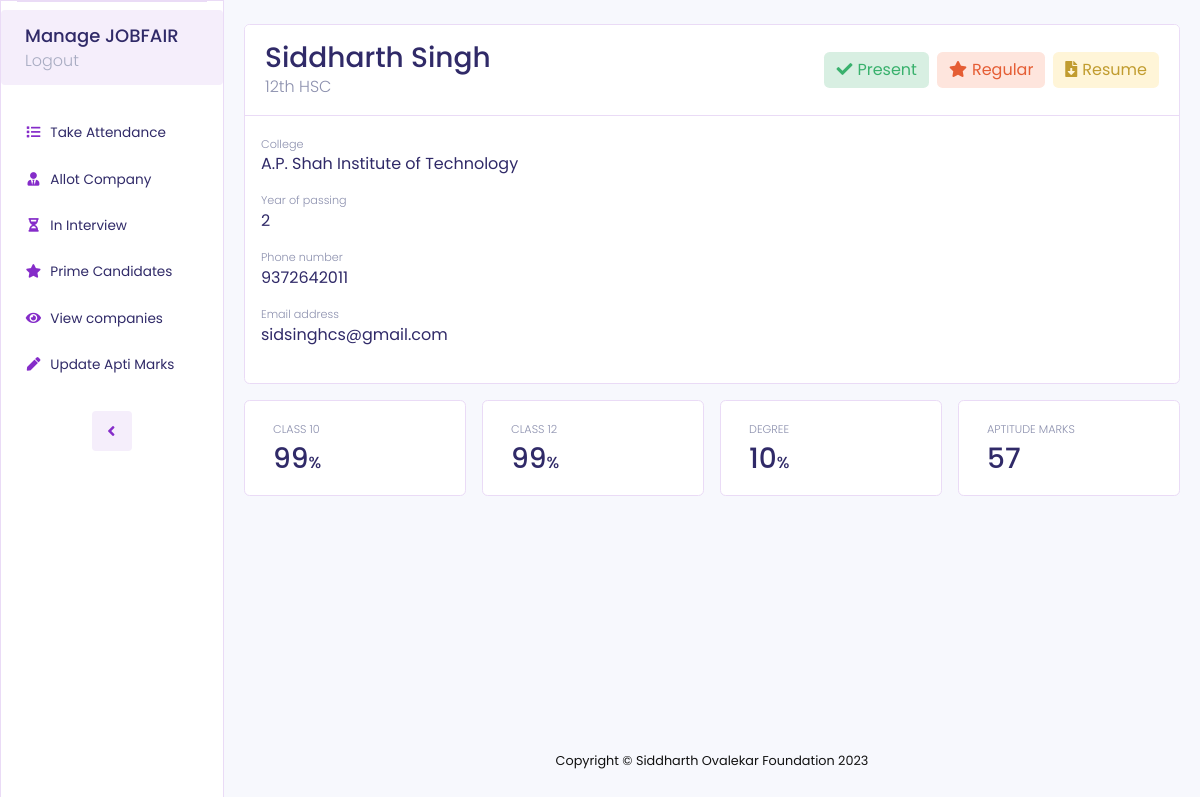
Page /admin/view.php?phone=9372642011 (signed in) on the committed database.
### tables this page shows
CREATE TABLE `students` (
  `id` int(11) NOT NULL,
  `first_name` varchar(50) NOT NULL,
  `last_name` varchar(50) NOT NULL,
  `phone` varchar(50) NOT NULL,
  `email` varchar(500) NOT NULL,
  `college` varchar(250) NOT NULL,
  `category` varchar(100) NOT NULL,
  `field` varchar(300) NOT NULL,
  `tenth_marks` float NOT NULL,
  `twelfth_marks` float NOT NULL DEFAULT 0,
  `degree_marks` float NOT NULL DEFAULT 0,
  `year_of_passing` int(11) NOT NULL,
  `path` varchar(1000) NOT NULL,
  `dob` date NOT NULL,
  `attended` int(11) NOT NULL DEFAULT 0,
  `top` int(11) NOT NULL DEFAULT 0,
  `apti_marks` int(11) NOT NULL DEFAULT 0
);

### admin/partial.php (called while the page is built, shortened)
<?php
  $url = "/sof_new/sof2023";
?>

### admin/view.php (the view, shortened to what this page needs)
<?php
    include("partial.php");
?>
<?php
    if(!(isset($_GET["phone"]))){
        header('Location: ' . $_SERVER['HTTP_REFERER']);
    }else{
        $phone = $_GET['phone'];
        $query = "select * from students where phone=$phone";
        $res = mysqli_query($conn, $query);
        if(mysqli_num_rows($res) < 1){
            $message = "No such student exists";
        }else{
            $res = $res->fetch_assoc();
        }
    }
?>
<!DOCTYPE html>
<html lang="en">
<head>
    <link href="assets/vendor/fontawesome-free/css/all.min.css" rel="stylesheet" type="text/css">
    <link href="assets/css/sb-admin-2.min.css" rel="stylesheet">
</head>
<body id="page-top">
    <div id="wrapper">
<?php include("./sidebar.php"); ?>
        <div id="content-wrapper" class="d-flex flex-column">
            <div id="content">
                <div class="container-fluid mt-md-4">
                    <div class="row">
                        <div class="col-xl-12 col-lg-12">
                            <div class="card ">
                                <div
                                    class="card-header mystudentcard py-3 d-flex flex-row align-items-center justify-content-between bg-white">
                                    <div class="">
                                        <h3 class="m-0 font-weight-medium" style="color:#302a68;"><?php echo $res["first_name"] . " " . $res["last_name"]; ?></h3>
                                        <p class="m-0 font-weight-light" style="color:#8c90ae;"><?php echo $res["field"]; ?></p>
                                    </div>
                                    <div class="dropdown mystudentcardoperations no-arrow d-flex ">
                                        <?php
                                            if($res["attended"] == 1){
                                                echo '<a style="background-color: #d8efe2!important;border: none; cursor:default;" class="btn btn-success btn-icon-split ml-sm-0">
                                                <span class="text" style="color: #39b16d;font-weight: 400;"><i class="fas fa-check" style="margin-right: 5px;"></i>Present</span>
                                            </a>';
                                            }else{
                                                echo '<a style="background-color: #fee5dd!important;border: none; cursor:default;" class="btn btn-success btn-icon-split ml-sm-0">
                                                <span class="text" style="color: #e55d34;font-weight: 400;"><i class="fas fa-times" style="margin-right: 5px;"></i>Absent</span>
                                            </a>';
                                            }
                                        ?>
                                        <?php
                                            if($res["top"] == 1){
                                                echo '<a style="background-color: #F0E5F8!important;border: none; cursor:default;" class="btn btn-danger mx-2 btn-icon-split">
                                                <span class="text" style="color:#973cdd"><i class="fas fa-star" style="margin-right: 5px;"></i>Prime</span>
                                            </a>  ';
                                            }else{
                                                echo '<a style="background-color: #fee5dd!important;border: none; cursor:default;" class="btn btn-danger mx-2 btn-icon-split">
                                                <span class="text" style="color:#e55d34"><i class="fas fa-star" style="margin-right: 5px;"></i>Regular</span>
                                            </a>  ';
                                            }
                                        ?>
                                        <a href="<?php echo $url. "/".$res["path"]; ?>" target="_blank" style="background-color: #fff5d8!important;border: none;" class="btn btn-danger btn-icon-split">
                                            <span class="text" style="color:#c19c2f"><i class="fas fa-file-download" style="margin-right: 5px;"></i>Resume</span>
                                        </a>
                                    </div>
                                </div>
                                <div class="card-body">
                                    <div class="row">
                                    <div class="col-lg-12 col-xl-12">
                                        <div class="mb-3">
                                            <p class="m-0 font-weight-light text-xs" style="color:#8c90ae;">College</p>
                                            <p style="color: #302a68;"><?php echo $res["college"]; ?></p>
                                        </div>
                                        <div class="mb-3">
                                            <p class="m-0 font-weight-light text-xs" style="color:#8c90ae;">Year of passing</p>
                                            <p style="color: #302a68;"><?php echo $res["year_of_passing"]; ?></p>
                                        </div>
                                        <div class="mb-3">
                                            <p class="m-0 font-weight-light text-xs" style="color:#8c90ae;">Phone number</p>
                                            <p style="color: #302a68;"><?php echo $res["phone"]; ?></p>
                                        </div>
                                        <div class="mb-3">
                                            <p class="m-0 font-weight-light text-xs" style="color:#8c90ae;">Email address</p>
                                            <p style="color: #302a68;"><?php echo $res["email"]; ?></p>
                                        </div>
                                    </div>
                                </div>
                                </div>
                            </div>
                        </div>
                    </div>
                    <div class="row">
                        <div class="col-lg-3 col-md-6 col-xs-12 py-1 py-md-2 py-lg-3">
                            <div class="card " style="padding: 20px;background-color: #fff;">
                                <div class="col mr-2 d-flex h-100" style="flex-direction: column;justify-content:end!important;">
                                    <div class="text-xs mycardsubtitle font-weight-light text-uppercase mb-1" style="color:#8c90ae">Class 10 </div>
                                    <h3 class="m-0 font-weight-medium" style="color: #302a68;"><?php echo $res["tenth_marks"]; ?><span style="font-size:16px">%</span></h3>
                                </div>
                            </div>
                        </div>
                        <div class="col-lg-3 col-md-6 col-xs-12 py-1 py-md-2 py-lg-3">
                            <div class="card " style="padding: 20px;background-color: #fff;">
                                <div class="col mr-2 d-flex h-100" style="flex-direction: column;justify-content:end!important;">
                                    <div class="text-xs mycardsubtitle font-weight-light text-uppercase mb-1" style="color:#8c90ae">Class 12 </div>
                                    <h3 class="m-0 font-weight-medium" style="color: #302a68;"><?php echo $res["twelfth_marks"]; ?><span style="font-size:16px">%</span></h3>
                                </div>
                            </div>
                        </div>
                        <div class="col-lg-3 col-md-6 col-xs-12 py-1 py-md-2 py-lg-3">
                            <div class="card " style="padding: 20px;background-color: #fff;">
                                <div class="col mr-2 d-flex h-100" style="flex-direction: column;justify-content:end!important;">
                                    <div class="text-xs mycardsubtitle font-weight-light text-uppercase mb-1" style="color:#8c90ae">Degree </div>
                                    <h3 class="m-0 font-weight-medium" style="color: #302a68;"><?php echo $res["degree_marks"]; ?><span style="font-size:16px">%</span></h3>
                                </div>
                            </div>
                        </div>
                        <div class="col-lg-3 col-md-6 col-xs-12 py-1 py-md-2 py-lg-3">
                            <div class="card " style="padding: 20px;background-color: #fff;">
                                <div class="col mr-2 d-flex h-100" style="flex-direction: column;justify-content:end!important;">
                                    <div class="text-xs mycardsubtitle font-weight-light text-uppercase mb-1" style="color:#8c90ae">Aptitude Marks </div>
                                    <h3 class="m-0 font-weight-medium" style="color: #302a68;"><?php echo $res["apti_marks"]; ?><span style="font-size:16px"></span></h3>
                                </div>
                            </div>
                        </div>
                    </div>
                </div>
            </div>
            <footer class="sticky-footer">
                <div class="container my-auto">
                    <div class="copyright text-center my-auto">
                        <span>Copyright &copy; Siddharth Ovalekar Foundation 2023</span>
                    </div>
                </div>
            </footer>
        </div>
    </div>
</body>
</html>

### rows in the picture
students: first_name "Siddharth", last_name "Singh", field "12th HSC", college "A.P. Shah Institute of Technology", year_of_passing "2", phone "9372642011", email "sidsinghcs@gmail.com", tenth_marks "99", twelfth_marks "99", degree_marks "10", apti_marks "57"
